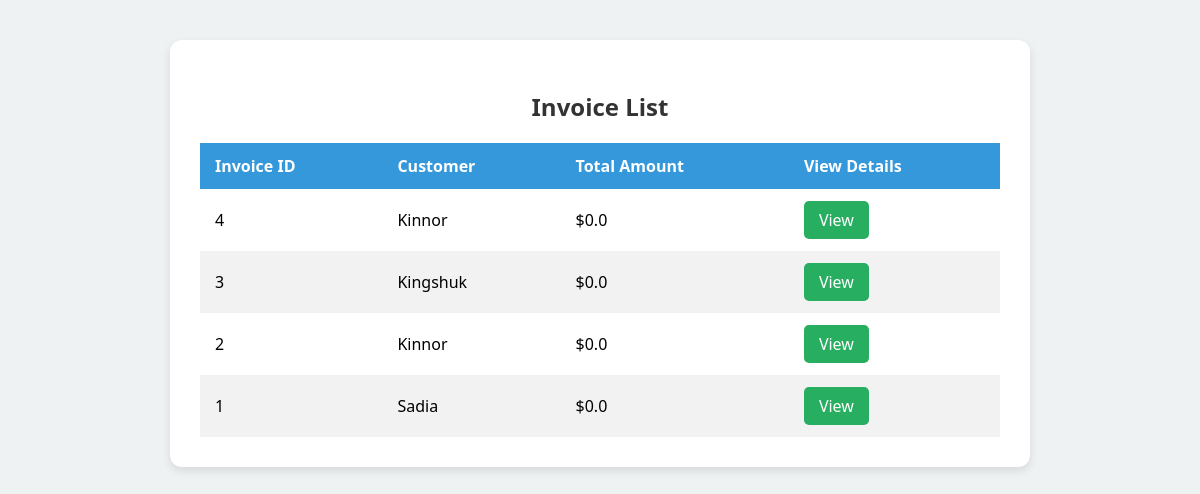
Before: /invoices/ with the older database file.
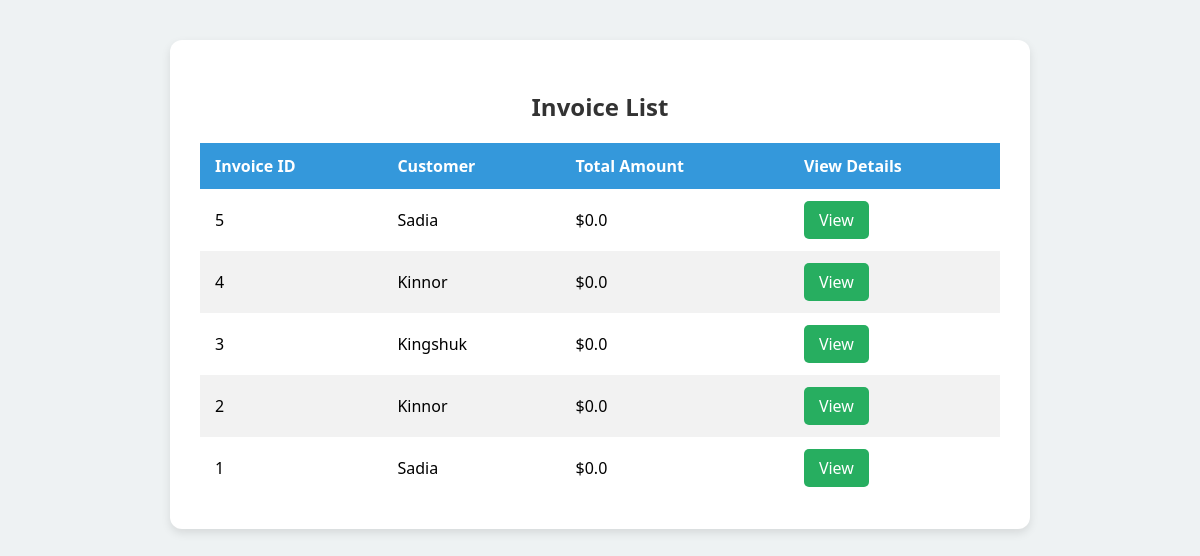
After: the same page with the newer database file.
### customer/models.py (models this page shows, shortened)
class Sale(models.Model):
    customer = models.ForeignKey(Customer, on_delete=models.CASCADE)
    sale_date = models.DateTimeField(auto_now_add=True)
    total_amount = models.FloatField(default=0)

class Customer(models.Model):
    name = models.CharField(max_length=100)
    phone = models.CharField(max_length=15, unique=True)
    address = models.CharField(max_length=100)
    email = models.EmailField(unique=True)
    date_of_birth = models.DateField()
    point = models.FloatField(default=0)

### customer/views.py (the view)
# urls.py: path('invoices/', SaleListView.as_view(), name='invoices-list'),
class SaleListView(ListView):
    model = Sale
    template_name = 'sale/invoices_list.html'
    context_object_name = 'invoices'
    ordering = ['-sale_date']

### customer/templates/sale/invoices_list.html (shortened to what this page needs)
<!DOCTYPE html>
<html lang="en">
<head>
</head>
<body>
<div class="container">
    <h2>Invoice List</h2>
    <table>
        <thead>
            <tr>
                <th>Invoice ID</th>
                <th>Customer</th>
                <th>Total Amount</th>
                <th>View Details</th>
            </tr>
        </thead>
        <tbody>
            {% for invoice in invoices %}
            <tr>
                <td>{{ invoice.id }}</td>
                <td>{{ invoice.customer.name }}</td>
                <td>${{ invoice.total_amount }}</td>
                <td><a href="{% url 'invoice-detail' invoice.pk %}" class="button">View</a></td>
            </tr>
            {% empty %}
            <tr>
                <td colspan="4" style="text-align: center;">No invoices found.</td>
            </tr>
            {% endfor %}
        </tbody>
    </table>
</div>
</body>
</html>

Changed rows visible on the page:
added Sale: id "5", customer.name "Sadia", total_amount "0.0"
